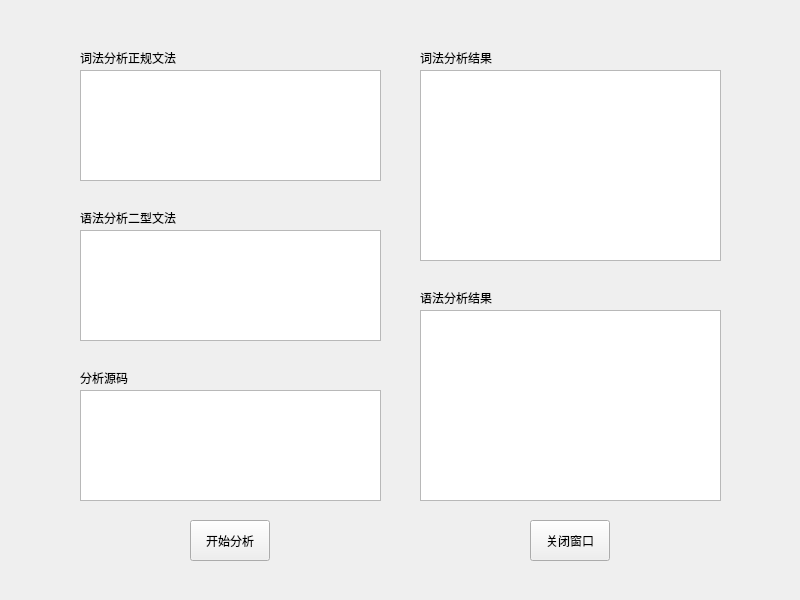
<?xml version="1.0" encoding="UTF-8"?>
<ui version="4.0">
 <class>MainWindow</class>
 <widget class="QMainWindow" name="MainWindow">
  <property name="geometry">
   <rect>
    <x>0</x>
    <y>0</y>
    <width>800</width>
    <height>600</height>
   </rect>
  </property>
  <property name="windowTitle">
   <string>简易编译器</string>
  </property>
  <widget class="QWidget" name="centralWidget">
   <widget class="QLabel" name="gram3">
    <property name="geometry">
     <rect>
      <x>80</x>
      <y>50</y>
      <width>111</width>
      <height>16</height>
     </rect>
    </property>
    <property name="text">
     <string>词法分析正规文法</string>
    </property>
   </widget>
   <widget class="QPlainTextEdit" name="gram3in">
    <property name="geometry">
     <rect>
      <x>80</x>
      <y>70</y>
      <width>301</width>
      <height>111</height>
     </rect>
    </property>
    <property name="font">
     <font>
      <family>Courier New</family>
     </font>
    </property>
   </widget>
   <widget class="QLabel" name="cpp">
    <property name="geometry">
     <rect>
      <x>80</x>
      <y>370</y>
      <width>111</width>
      <height>16</height>
     </rect>
    </property>
    <property name="text">
     <string>分析源码</string>
    </property>
   </widget>
   <widget class="QPlainTextEdit" name="cppin">
    <property name="geometry">
     <rect>
      <x>80</x>
      <y>390</y>
      <width>301</width>
      <height>111</height>
     </rect>
    </property>
    <property name="font">
     <font>
      <family>Courier New</family>
     </font>
    </property>
   </widget>
   <widget class="QPlainTextEdit" name="tokenout">
    <property name="geometry">
     <rect>
      <x>420</x>
      <y>70</y>
      <width>301</width>
      <height>191</height>
     </rect>
    </property>
    <property name="font">
     <font>
      <family>Courier New</family>
     </font>
    </property>
   </widget>
   <widget class="QLabel" name="token">
    <property name="geometry">
     <rect>
      <x>420</x>
      <y>50</y>
      <width>111</width>
      <height>16</height>
     </rect>
    </property>
    <property name="text">
     <string>词法分析结果</string>
    </property>
   </widget>
   <widget class="QPushButton" name="start">
    <property name="geometry">
     <rect>
      <x>190</x>
      <y>520</y>
      <width>80</width>
      <height>41</height>
     </rect>
    </property>
    <property name="text">
     <string>开始分析</string>
    </property>
   </widget>
   <widget class="QLabel" name="gram2">
    <property name="geometry">
     <rect>
      <x>80</x>
      <y>210</y>
      <width>111</width>
      <height>16</height>
     </rect>
    </property>
    <property name="text">
     <string>语法分析二型文法</string>
    </property>
   </widget>
   <widget class="QLabel" name="trans">
    <property name="geometry">
     <rect>
      <x>420</x>
      <y>290</y>
      <width>111</width>
      <height>16</height>
     </rect>
    </property>
    <property name="text">
     <string>语法分析结果</string>
    </property>
   </widget>
   <widget class="QPlainTextEdit" name="gram2in">
    <property name="geometry">
     <rect>
      <x>80</x>
      <y>230</y>
      <width>301</width>
      <height>111</height>
     </rect>
    </property>
    <property name="font">
     <font>
      <family>Courier New</family>
     </font>
    </property>
   </widget>
   <widget class="QPlainTextEdit" name="transout">
    <property name="geometry">
     <rect>
      <x>420</x>
      <y>310</y>
      <width>301</width>
      <height>191</height>
     </rect>
    </property>
    <property name="font">
     <font>
      <family>Courier New</family>
     </font>
    </property>
   </widget>
   <widget class="QPushButton" name="close">
    <property name="geometry">
     <rect>
      <x>530</x>
      <y>520</y>
      <width>80</width>
      <height>41</height>
     </rect>
    </property>
    <property name="text">
     <string>关闭窗口</string>
    </property>
   </widget>
  </widget>
 </widget>
 <layoutdefault spacing="6" margin="11"/>
 <resources/>
 <connections>
  <connection>
   <sender>close</sender>
   <signal>clicked()</signal>
   <receiver>MainWindow</receiver>
   <slot>close()</slot>
   <hints>
    <hint type="sourcelabel">
     <x>569</x>
     <y>541</y>
    </hint>
    <hint type="destinationlabel">
     <x>399</x>
     <y>299</y>
    </hint>
   </hints>
  </connection>
 </connections>
</ui>
